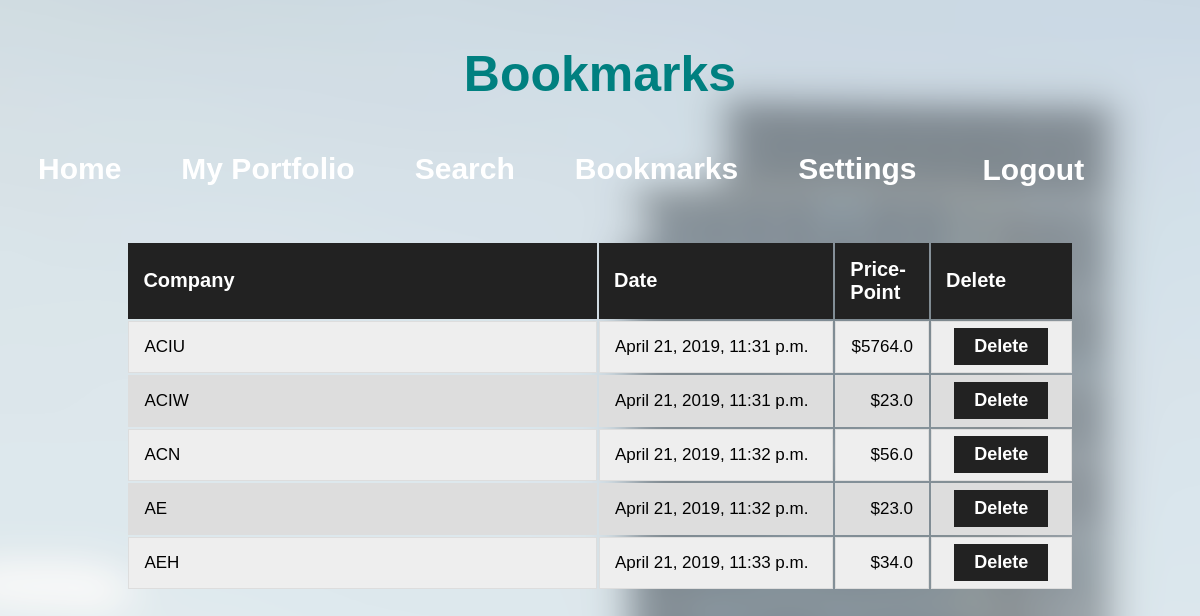
Page /bookmarks (signed in) on the earlier database version.
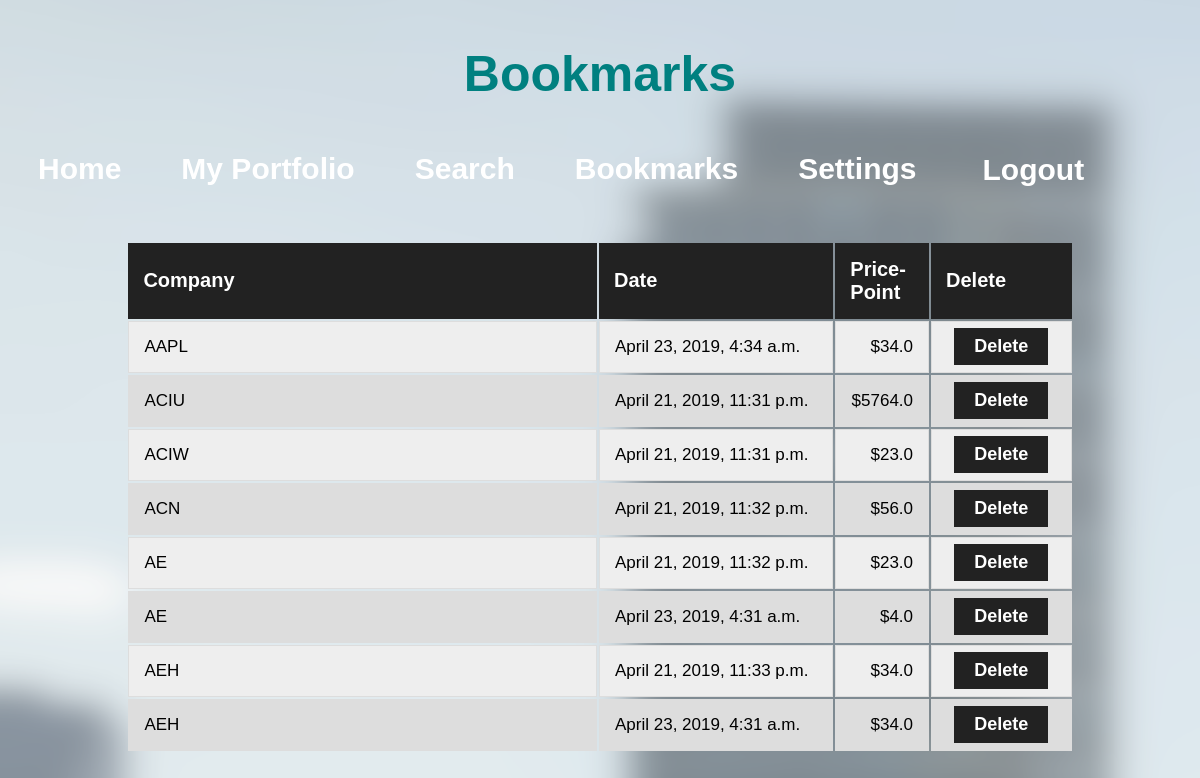
Same page on the later database version.
### XChange/models.py (models this page shows)
class Bookmark(models.Model):
    userProfile = models.ForeignKey(UserProfile)
    companyName = models.CharField(max_length=250)
    setDate = models.DateTimeField()
    bookmarkPrice = models.FloatField(max_length=250)
    bookmarkAmount = models.IntegerField(max_length=250)

### XChange/views.py (the view, shortened to what this page needs)
# urls.py: url(r'^bookmarks', views.bookmarks, name='bookmarks'),
def bookmarks(request):
    if not request.user.is_authenticated:
        return redirect('%s?next=%s' % (djSettings.LOGIN_URL, request.path))
    currentProfile = UserProfile.objects.get(user = request.user)
    userBookmarks = Bookmark.objects.filter(userProfile = currentProfile).order_by('companyName')
    return render(request, 'XChange/bookmarks.html', {'userBookmarks': userBookmarks})

### XChange/templates/XChange/bookmarks.html (shortened to what this page needs)
<!DOCTYPE html>
<html>
  <head>
    <link rel="stylesheet" type="text/css" href="/static/XChange/css/bookmarks.css" />
    <link rel="stylesheet" type="text/css" href="/static/XChange/css/common.css" />
  </head>
  <body>
    <h1 id="bookmark-title">Bookmarks</h1>
    <div class="navBarDiv">
      <ul class="navBarList">
        <li class="homeNav"><a href="home.html">Home</a></li>
        <li class="portNav"><a href="myPortfolio.html">My Portfolio</a></li>
        <li class="srchNav"><a href="search.html">Search</a></li>
        <li class="bmarkNav"><a href="#">Bookmarks</a></li>
        <li class="settNav"><a href="settings.html">Settings</a></li>
        <li class="logOut">
                  <form method='POST'>
                    <button type="submit" name="submit" value="Logout">Logout</button>
                  </form></li>
      </ul>
    </div>
    <br>
    <div id="tableDiv">
      <table id = "tableBookmark">
        <col id="compNameBook">
        <col id="dateBook">
        <col id="priceBook">
        <col id="deleteButton">
        <tr>
          <th>Company</th>
          <th>Date</th>
          <th class="rightAlignPrice">Price-Point</th>
          <th id="deleteHeader">Delete</th>
        </tr>
        {% for b in userBookmarks %}
          <tr>
            <td>{{b.companyName}}</td>
            <td>{{b.setDate}}</td>
            <td class="rightAlignPrice">${{b.bookmarkPrice}}</td>
            <td class="deleteCell">
            <form method='POST'>
                <button type="submit" name="delete" value="{{b.id}}">Delete</button>
            </form>
            </td>
          </tr>
        {% endfor %}
      </table>
    </div>
  </body>
</html>

### XChange/static/XChange/css/bookmarks.css (style rules this page uses)
#bookmark-title { color: teal; text-align: center; padding-top: 1%; font-family: 'Arial'; font-size: 50px; }
#tableDiv { width: 80%; margin: auto; }
#tableBookmark { padding-top: 20px; }
#tableBookmark td { border: 1px solid #ddd; }
#deleteHeader { text-align: center; }
#tableBookmark th { text-align: left; background-color: #222; color: white; font-family: Arial; font-size: 20px; border: none; }
#tableBookmark td, th { padding: 15px; font-size: 17px; font-family: Arial; }
#tableBookmark tr:nth-child(odd) { background-color: #dddddd; }
#tableBookmark tr:nth-child(even) { background-color: #eeeeee; }
#tableBookmark button { background-color: #222; color: white; font-size: 18px; font-family: Arial; padding: 8px; padding-right: 20px; padding-left: 20px; margin: -15px; border: none; justify-content: center; font-weight: bold; }
.deleteCell { text-align: center; }
table { width: 100%; margin: auto; }
#compNameBook { width: 50%; }
#dateBook { width: 25%; }
#priceBook { width: 10%; }
table .rightAlignPrice { text-align: right; }
body { background-image: url("/static/XChange/images/bookmarkCity.png"); background-size: 2000px 1333px; }

### XChange/static/XChange/css/common.css (style rules this page uses)
body { position: relative; min-height: 100%; min-height: 100vh; }
.navBarDiv { margin: auto; overflow: hidden; }
.navBarList { list-style-type: none; display: block; padding: 0; margin: 0; background-color: rgba(0, 0, 0, .4); }
li { float: left; }
li a { display: block; text-decoration: none; color: white; padding: 15px 30px 15px 30px; text-align: center; font-weight: bold; font-family: "Arial"; font-size: 30px; }
.logOut button { border: none; background-color: rgba(0, 0, 0, 0); color: white; text-align: center; font-weight: bold; font-family: "Arial"; font-size: 30px; }
.logOut { display: block; text-decoration: none; padding: 15px 30px 15px 30px; text-align: center; font-weight: bold; font-family: "Arial"; font-size: 20px; }

Differences in the rows shown:
added Bookmark: companyName "AAPL", setDate "April 23, 2019, 4:34 a.m.", bookmarkPrice "34.0", {{ b.id }} 10 (drawn)
added Bookmark: companyName "AE", setDate "April 23, 2019, 4:31 a.m.", bookmarkPrice "4.0", {{ b.id }} 9 (drawn)
added Bookmark: companyName "AEH", setDate "April 23, 2019, 4:31 a.m.", bookmarkPrice "34.0", {{ b.id }} 8 (drawn)
